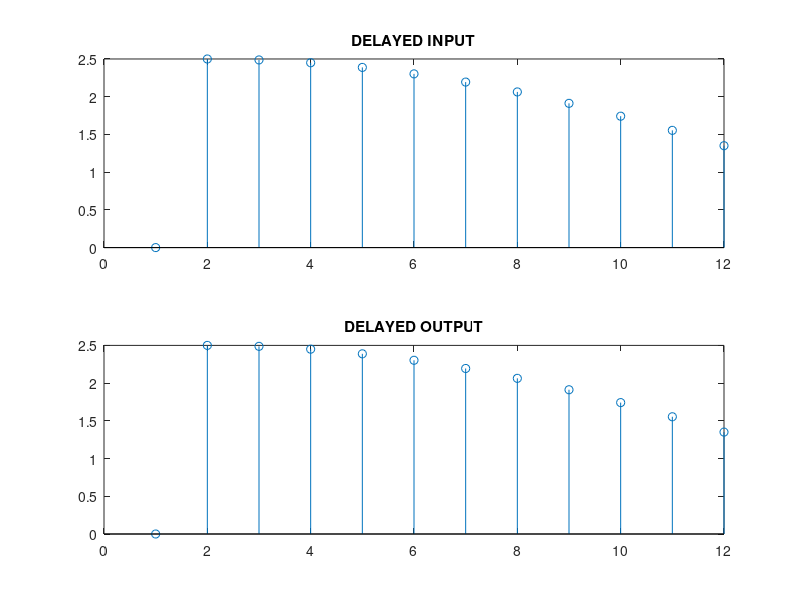

This figure's MATLAB source:
n0 = 1;                 %delay
n = 0:0.1:1;
x0 = cos(n); 
x1 = [zeros(1,n0) cos(n)]%delaying the input
y1 = 2.5*x1;
x2 = cos(n)
y2 = [zeros(1,n0) 2.5*x2]%delaying the ouput
subplot(2,1,1)
stem(1:length(n) + 1,y1)
title('DELAYED INPUT')
subplot(2,1,2)
stem(1:length(n) + 1,y2)
title('DELAYED OUTPUT')